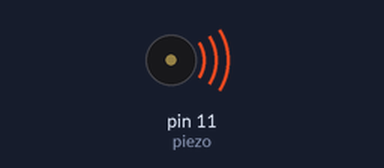
Bench run of a sketch on a simulated Arduino Nano, built with avr-gcc and run on an emulated ATmega328P. Shown: buzzer (waves = sounding).

Above: at 0.12 s.
At 2.72 s:
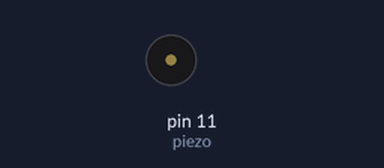
Timing chart, 0 to 3.0 s (numbered marks = the images above):
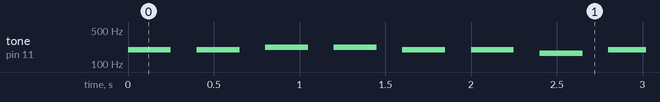

Measured:
- by itself, tone on pin 11 (piezo): plays 196 Hz for 0.25 s, 196 Hz for 0.25 s, 220 Hz for 0.25 s, 220 Hz for 0.25 s, 196 Hz for 0.25 s, 196 Hz for 0.25 s … (325 notes in this stretch)

The sketch:

fanfare_sound.ino
```cpp
#define B0  31
#define C1  33
#define CS1 35
#define D1  37
#define DS1 39
#define E1  41
#define F1  44
#define FS1 46
#define G1  49
#define GS1 52
#define A1  55
#define AS1 58
#define B1  62
#define C2  65
#define CS2 69
#define D2  73
#define DS2 78
#define E2  82
#define F2  87
#define FS2 93
#define G2  98
#define GS2 104
#define A2  110
#define AS2 117
#define B2  123
#define C3  131
#define CS3 139
#define D3  147
#define DS3 156
#define E3  165
#define F3  175
#define FS3 185
#define G3  196
#define GS3 208
#define A3  220
#define AS3 233
#define B3  247
#define C4  262
#define CS4 277
#define D4  294
#define DS4 311
#define E4  330
#define F4  349
#define FS4 370
#define G4  392
#define GS4 415
#define A4  440
#define AS4 466
#define B4  494
#define C5  523
#define CS5 554
#define D5  587
#define DS5 622
#define E5  659
#define F5  698
#define FS5 740
#define G5  784
#define GS5 831
#define A5  880
#define AS5 932
#define B5  988
#define C6  1047
#define CS6 1109
#define D6  1175
#define DS6 1245
#define E6  1319
#define F6  1397
#define FS6 1480
#define G6  1568
#define GS6 1661
#define A6  1760
#define AS6 1865
#define B6  1976
#define C7  2093
#define CS7 2217
#define D7  2349
#define DS7 2489
#define E7  2637
#define F7  2794
#define FS7 2960
#define G7  3136
#define GS7 3322
#define A7  3520
#define AS7 3729
#define B7  3951
#define C8  4186
#define CS8 4435
#define D8  4699
#define DS8 4978

#define piezo 11

int notes[24] = { G3,G3,A3,A3,G3,G3,E3,G3,G3,E3,E3,D3,G3,G3,A3,A3,G3,G3,E3,G3,E3,D3,E3,C3};

//Underworld melody
int underworld_melody[] = {
  C4, C5, A3, A4,
  AS3, AS4, 0,
  0,
  C4, C5, A3, A4,
  AS3, AS4, 0,
  0,
  F3, F4, D3, D4,
  DS3, DS4, 0,
  0,
  F3, F4, D3, D4,
  DS3, DS4, 0,
  0, DS4, CS4, D4,
  CS4, DS4,
  DS4, GS3,
  G3, CS4,
  C4, FS4, F4, E3, AS4, A4,
  GS4, DS4, B3,
  AS3, A3, GS3,
  0, 0, 0
};
//Underwolrd tempo
int underworld_tempo[] = {
  12, 12, 12, 12,
  12, 12, 6,
  3,
  12, 12, 12, 12,
  12, 12, 6,
  3,
  12, 12, 12, 12,
  12, 12, 6,
  3,
  12, 12, 12, 12,
  12, 12, 6,
  6, 18, 18, 18,
  6, 6,
  6, 6,
  6, 6,
  18, 18, 18, 18, 18, 18,
  10, 10, 10,
  10, 10, 10,
  3, 3, 3
};

void setup() {
  pinMode(piezo, OUTPUT);

}

void loop() {
  for(int i = 0; i<24; i++) {
     tone(piezo, notes[i], 250);
     delay(400);
    }

}
```
